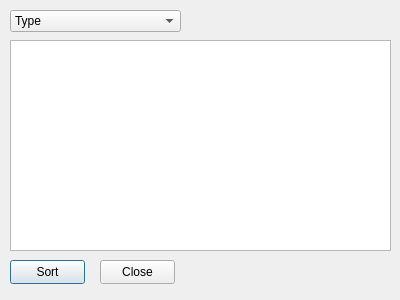
<?xml version="1.0" encoding="UTF-8"?>
<ui version="4.0">
 <class>SortDialog</class>
 <widget class="QDialog" name="SortDialog">
  <property name="geometry">
   <rect>
    <x>0</x>
    <y>0</y>
    <width>400</width>
    <height>300</height>
   </rect>
  </property>
  <property name="windowTitle">
   <string>Dialog</string>
  </property>
  <widget class="QPushButton" name="sortButton">
   <property name="geometry">
    <rect>
     <x>10</x>
     <y>260</y>
     <width>75</width>
     <height>24</height>
    </rect>
   </property>
   <property name="text">
    <string>Sort</string>
   </property>
  </widget>
  <widget class="QPushButton" name="closeButton">
   <property name="geometry">
    <rect>
     <x>100</x>
     <y>260</y>
     <width>75</width>
     <height>24</height>
    </rect>
   </property>
   <property name="text">
    <string>Close</string>
   </property>
  </widget>
  <widget class="QTextEdit" name="output">
   <property name="geometry">
    <rect>
     <x>10</x>
     <y>40</y>
     <width>381</width>
     <height>211</height>
    </rect>
   </property>
  </widget>
  <widget class="QComboBox" name="chooseType">
   <property name="geometry">
    <rect>
     <x>10</x>
     <y>10</y>
     <width>171</width>
     <height>22</height>
    </rect>
   </property>
   <item>
    <property name="text">
     <string>Type</string>
    </property>
   </item>
   <item>
    <property name="text">
     <string>Company</string>
    </property>
   </item>
   <item>
    <property name="text">
     <string>Cost</string>
    </property>
   </item>
  </widget>
 </widget>
 <resources/>
 <connections/>
</ui>
